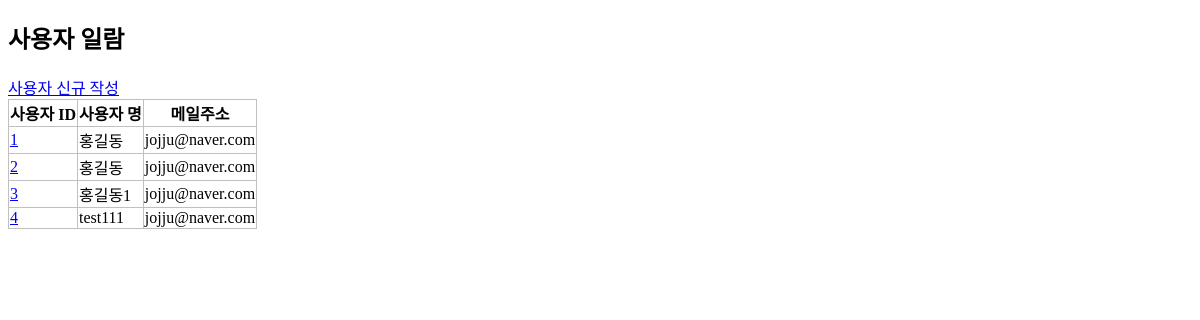
The page /crud/users (signed in) on the database as committed earlier.
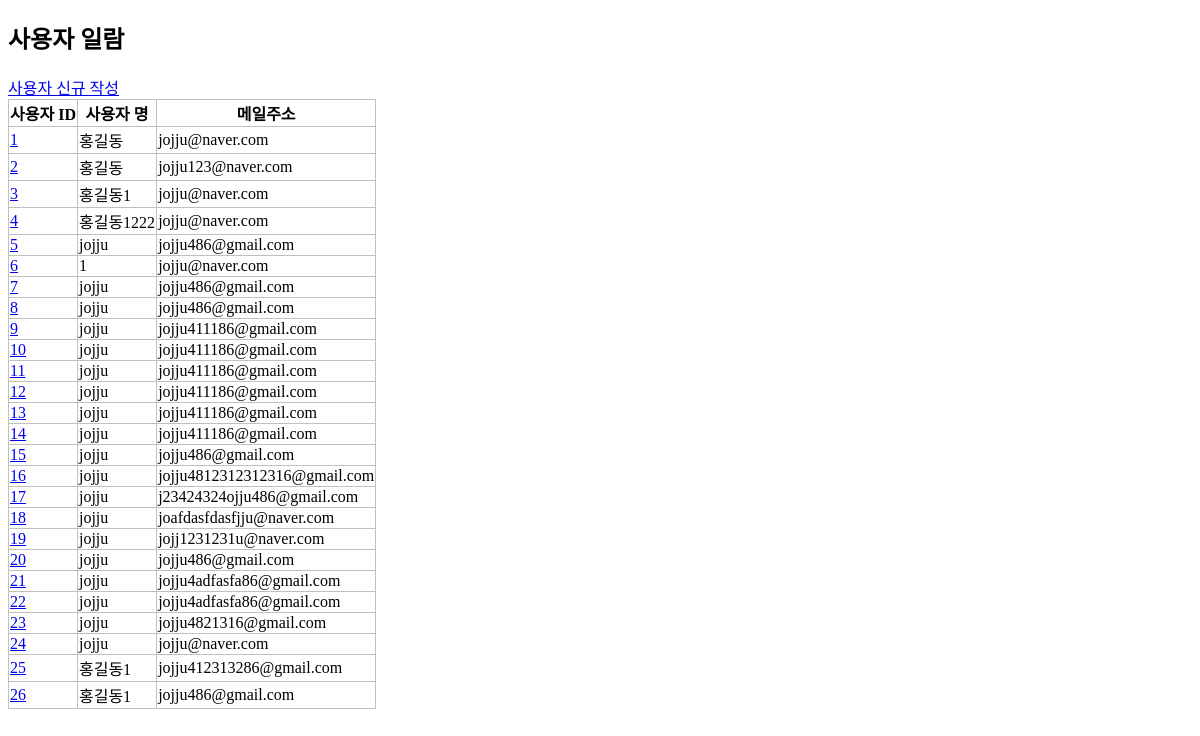
The same page on the database as committed later.
### apps/crud/models.py (models this page shows, shortened)
class User(db.Model, UserMixin):
    __tablename__="users"
    id = db.Column(db.Integer, primary_key=True)
    username = db.Column(db.String, index=True)
    email = db.Column(db.String, index=True)
    password_hash = db.Column(db.String)
    create_at = db.Column(db.DateTime, default=datetime.now)
    update_at = db.Column(db.DateTime, default=datetime.now, onupdate=datetime.now)
    @property
    def password(self):
        raise AttributeError('읽어 들일 수 없음')

### apps/crud/views.py (the view)
@crud.route('/users')
@login_required
def users():
    users = User.query.all()
    return render_template('crud/index.html', users = users)

### apps/crud/models.py (called while the page is built)
@login_manager.user_loader
def load_user(user_id):
    return User.query.get(user_id)

### apps/crud/templates/crud/index.html (shortened to what this page needs)
<!DOCTYPE html>
<html lang="ko">
    <head>
        <link rel="stylesheet" href="{{url_for('crud.static',filename='style.css')}}"/>
    </head>
    <body>
        <h2>사용자 일람</h2>
        <a href="{{ url_for('crud.create_user')}}">사용자 신규 작성</a>
        <table>
            <tr>
                <th>사용자 ID</th>
                <th>사용자 명</th>
                <th>메일주소</th>
            </tr>
            {% for i in users %}
                <tr>
                    <td><a href="{{url_for('crud.edit_user',user_id=i.id)}}">{{ i.id }}</a></td>
                    <td>{{ i.username }}</td>
                    <td>{{ i.email }}</td>
                </tr>
            {% endfor %}
        </table>
    </body>
</html>

### apps/crud/static/style.css (style rules this page uses)
table { border-collapse: collapse; }
table, th, td { border: 1px solid #c0c0c0; }

Rows that differ between the two databases and show on the page:
changed User id 2: email "jojju@naver.com" → "jojju123@naver.com"
changed User id 4: username "test111" → "홍길동1222"
added User: id "5", username "jojju", email "jojju486@gmail.com"
added User: id "6", username "1", email "jojju@naver.com"
added User: id "7", username "jojju", email "jojju486@gmail.com"
added User: id "8", username "jojju", email "jojju486@gmail.com"
added User: id "9", username "jojju", email "jojju411186@gmail.com"
added User: id "10", username "jojju", email "jojju411186@gmail.com"
added User: id "11", username "jojju", email "jojju411186@gmail.com"
added User: id "12", username "jojju", email "jojju411186@gmail.com"
added User: id "13", username "jojju", email "jojju411186@gmail.com"
added User: id "14", username "jojju", email "jojju411186@gmail.com"
added User: id "15", username "jojju", email "jojju486@gmail.com"
added User: id "16", username "jojju", email "jojju4812312312316@gmail.com"
added User: id "17", username "jojju", email "j23424324ojju486@gmail.com"
added User: id "18", username "jojju", email "joafdasfdasfjju@naver.com"
added User: id "19", username "jojju", email "jojj1231231u@naver.com"
added User: id "20", username "jojju", email "jojju486@gmail.com"
added User: id "21", username "jojju", email "jojju4adfasfa86@gmail.com"
added User: id "22", username "jojju", email "jojju4adfasfa86@gmail.com"
added User: id "23", username "jojju", email "jojju4821316@gmail.com"
added User: id "24", username "jojju", email "jojju@naver.com"
added User: id "25", username "홍길동1", email "jojju412313286@gmail.com"
added User: id "26", username "홍길동1", email "jojju486@gmail.com"
